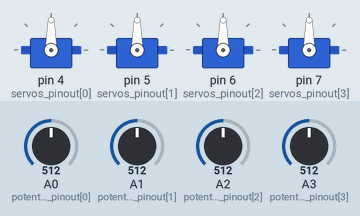
Bench run of a sketch on a simulated Arduino Uno, built with avr-gcc and run on an emulated ATmega328P. Shown: 4 × servo. The test bench sets the inputs (shaded band); at power-on: A0 (potentiometers_pinout[0]) = 512, A1 (potentiometers_pinout[1]) = 512, A2 (potentiometers_pinout[2]) = 512, A3 (potentiometers_pinout[3]) = 512.

Above: at 1.2 s.
1.3 s: A0 (potentiometers_pinout[0]) set to 716
At 2.5 s:
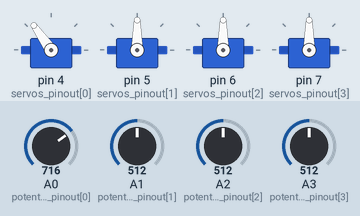
2.8 s: A1 (potentiometers_pinout[1]) set to 716
At 3.8 s:
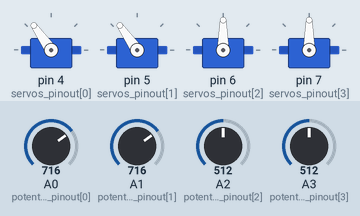
4.3 s: A2 (potentiometers_pinout[2]) set to 716
At 4.9 s:
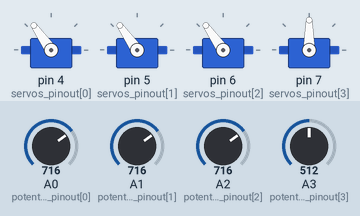
5.8 s: A3 (potentiometers_pinout[3]) set to 716
At 7.0 s:
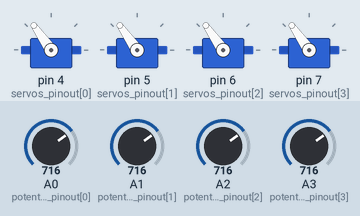
7.3 s: A0 (potentiometers_pinout[0]) set to 992
At 8.4 s:
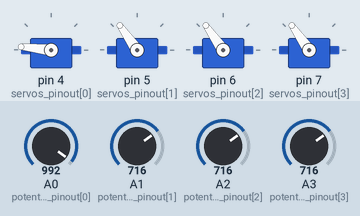
8.8 s: A1 (potentiometers_pinout[1]) set to 992
At 9.5 s:
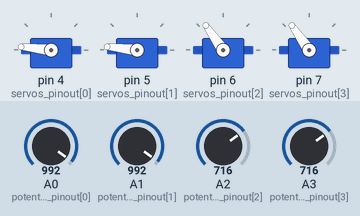
Timing chart, 0 to 11.3 s (numbered marks = the images above; inputs shaded):
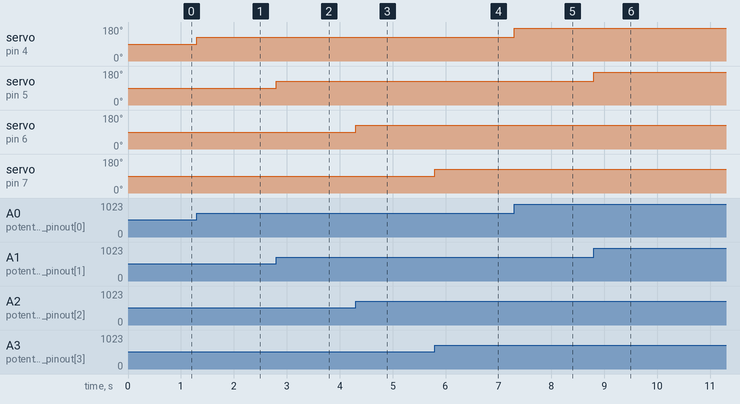

The sketch:

Robotic_Arm_4_DOF_kit.ino
```cpp
#include <Servo.h>

#define DOF 4
#define PAD_ANALOG_VAL_MIN 0
#define PAD_ANALOG_VAL_MAX 1023

// Decralation 4 servos
// Deklaracja 4 serw
Servo servo[DOF];
// Current position of controllers pads
// Obecne położenie gałek kontrolerów
int current_pos[DOF];
// Controllers pads to analog INPUT
// Pady kontrolera podłączone do odpowiednich wejść uC
int potentiometers_pinout[DOF] = {A0,A1,A2,A3};
// Servos pinout
// Wyjścia serw podłączone do pinów
int servos_pinout[DOF] = {4,5,6,7};

/************* DEFINITIONS OF FUNCTIONS *************/

// Set up all servos - attach servo output to pins
// Ustaw wszyskie serwa - podłącz serwa do odpowiednich pinów
void setup_servos();

// Set up all pads - attach Controllers pads to analog INPUT
// Ustaw wszyskie pady - podłącz pady do odpowiednich pinów analogowych
void setup_potentiometers();

// Get values from all pads
// Pobierz wartości położenia wszystkich padów
void get_potentiometers();

// Set all servos to curent pads position
// Ustaw położenie wszystkich serw zgodnie z aktualnym położeniem padów
void set_servos();


/****************** MAIN FUNCTIONS ******************/
void setup() {
  // To avoid burn of pin 11
  // Aby uniknąć spalenia pinu
  pinMode(11, INPUT);
  // Default function: setup all needed modules during start
  // Domyślna funkcja: która służy do ustawienia wszystkich modułów podczas startu
  setup_servos();
  setup_potentiometers();
}

void loop() {
  // Default function: put your main code here, to run repeatedly:
  // Domyślna funkcja: umieść tu wszystkie zadania, które powinny się powtarzać
  get_potentiometers();
  set_servos();
}


/**************** BODY OF FUNCTIONS *****************/
void setup_servos(){
  for(int i=0; i<DOF; i++){
    servo[i].attach(servos_pinout[i]);
  }
}

void setup_potentiometers(){
  for(int i=0; i<DOF; i++){
    pinMode(potentiometers_pinout[i], INPUT);
  }
}

void get_potentiometers() {
  for(int i=0; i<DOF; i++){
    current_pos[i] = map(
      analogRead(potentiometers_pinout[i]),
      PAD_ANALOG_VAL_MIN, PAD_ANALOG_VAL_MAX, 0, 180);
  }
}

void set_servos(){
  for(int i=0; i<DOF; i++){
    servo[i].write(current_pos[i]);
  }
}
```

Measured:
- after the input at 1.3 s, servo on pin 4 (servos_pinout[0]): 90° → 125° at once
- after the input at 2.8 s, servo on pin 5 (servos_pinout[1]): 90° → 125° at once
- after the input at 4.3 s, servo on pin 6 (servos_pinout[2]): 90° → 125° at once
- after the input at 5.8 s, servo on pin 7 (servos_pinout[3]): 90° → 125° at once
- after the input at 7.3 s, servo on pin 4 (servos_pinout[0]): 125° → 174° at once
- after the input at 8.8 s, servo on pin 5 (servos_pinout[1]): 125° → 174° at once
